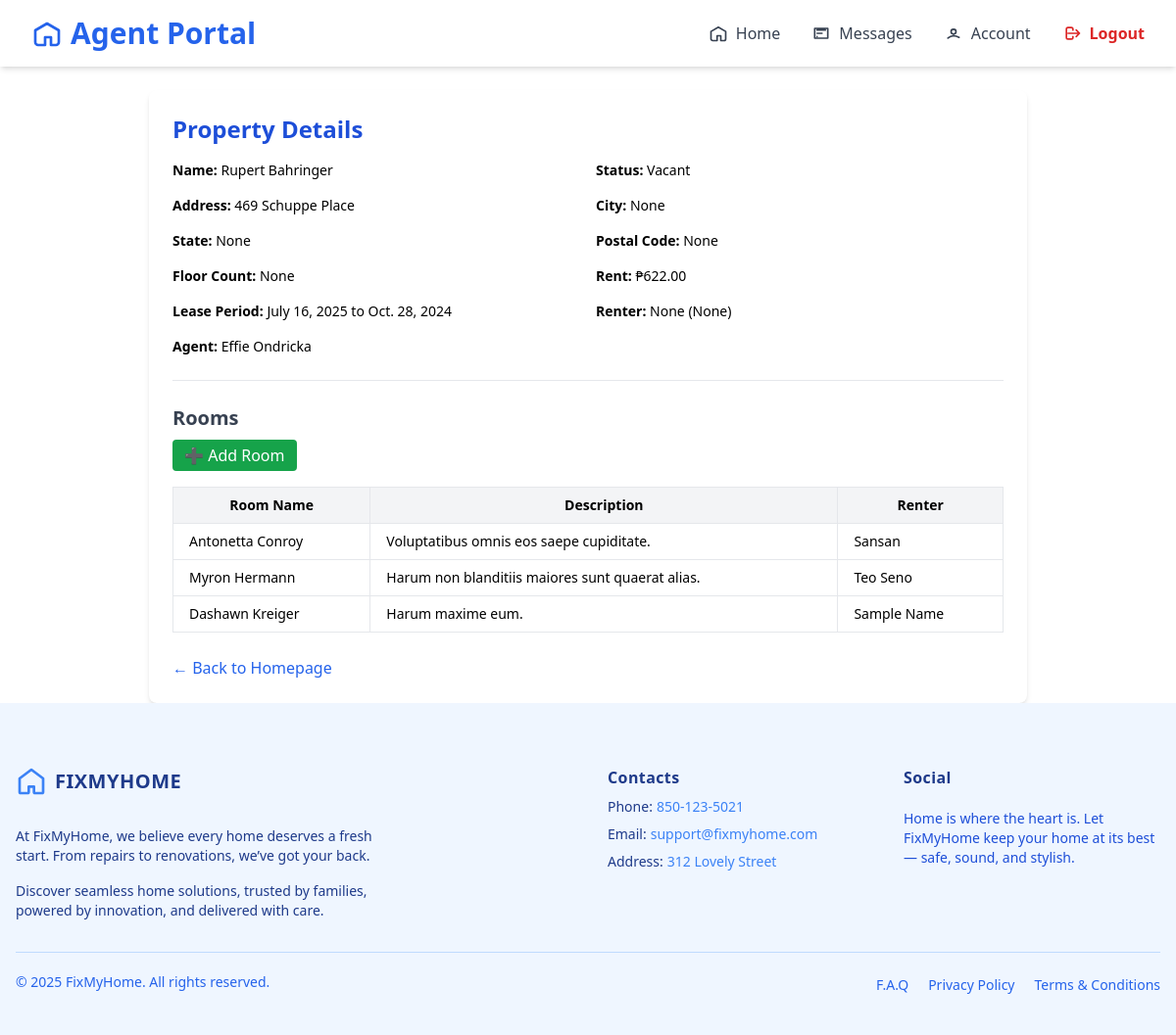
Page /agent/property/3/view/ (signed in) on the committed database.
### agent/models/propertyAgent.py (models this page shows, shortened)
class Property(models.Model):
    renter = models.ForeignKey(Renter, on_delete=models.SET_NULL, related_name='rent_property', null=True, blank=True)
    agent = models.ForeignKey(AgentRegister, on_delete=models.CASCADE, null=False, related_name='own_properties')
    name = models.CharField(max_length=100, blank=True, null=True)
    floor_count = models.PositiveIntegerField(blank=True, null=True)
    state = models.CharField(max_length=100, blank=True, null=True)
    city = models.CharField(max_length=100, blank=True, null=True)
    address = models.TextField(blank=True, null=True)
    renter_name = models.CharField(max_length=100, blank=True, null=True)
    renter_contact = models.CharField(max_length=20, blank=True, null=True)
    rent = models.DecimalField(max_digits=10, decimal_places=2, blank=True, null=True)
    postal_code = models.CharField(max_length=20, blank=True, null=True)
    created_at = models.DateTimeField(auto_now_add=True, blank=True, null=True)
    updated_at = models.DateTimeField(auto_now=True, blank=True, null=True)
    property_photo = models.ImageField(upload_to='property_photos/', blank=True, null=True)
    condition_report = models.ImageField(upload_to='condition_reports/', blank=True, null=True)
    lease_start = models.DateField()
    lease_end = models.DateField()
    STATUS_CHOICES = [
        ('occupied', 'Occupied'),
        ('vacant', 'Vacant'),
    ]
    status = models.CharField(max_length=10, choices=STATUS_CHOICES, default='vacant')

### agent/models/registerAgent.py (models this page shows, shortened)
class AgentRegister(models.Model):
    user = models.OneToOneField(User, on_delete=models.CASCADE, null=True, blank=True)
    SERVICE_CHOICES = [
        ('air_conditioning', 'Air Conditioning'),
        ('cleaning', 'Cleaning'),
        ('electrical', 'Electrical'),
        ('gardening', 'Gardening'),
        ('general_merchandise', 'General Merchandise'),
        ('glazing', 'Glazing'),
        ('pest_control', 'Pest Control'),
        ('plumbing-gas', 'Plumbing / Gas'),
        ('tree_cutting', 'Tree Cutting'),
        ('steel_works', 'Steel Works'),
    ]
    name = models.CharField(max_length=255)
    email = models.EmailField()
    phone = models.CharField(max_length=50)
    contact_person = models.CharField(max_length=50)
    agency_id = models.CharField(max_length=50)
    website = models.CharField(max_length=50)
    notes = models.CharField(max_length=255)
    password = models.CharField(max_length=255, null=True)
    company_name = models.CharField(max_length=255, blank=True, null=True)
    company_address = models.CharField(max_length=255, blank=True, null=True)
    company_email = models.EmailField(blank=True, null=True)
    company_landline = models.CharField(max_length=50, blank=True, null=True)
    contractor_license = models.CharField(max_length=100, blank=True)
    service = models.CharField(max_length=100, choices=SERVICE_CHOICES, blank=True, null=True)
    state = models.CharField(max_length=100, blank=True)
    municipality = models.CharField(max_length=100, blank=True)
    city = models.CharField(max_length=100, blank=True)
    address_line_1 = models.CharField(max_length=255, blank=True, null=True)
    address_line_2 = models.CharField(max_length=255, blank=True, null=True)
    postal_code = models.CharField(max_length=20, blank=True)

### agent/models/roomProperty.py (models this page shows, shortened)
class Rooms(models.Model):
    renter = models.ForeignKey(Renter, on_delete=models.SET_NULL, related_name='renter_rooms', null=True)
    property = models.ForeignKey(Property, on_delete=models.CASCADE, related_name='property_rooms')
    room_name = models.CharField(max_length=100)
    description = models.TextField(blank=True, null=True)

### renter/models.py (models this page shows)
class Renter(models.Model):
    user = models.OneToOneField(User, on_delete=models.CASCADE,null=True)
    name = models.CharField(max_length=255)
    email = models.EmailField(unique=True)
    phone = models.CharField(max_length=20)
    password = models.CharField(max_length=128)  # store hashed password (later)
    company_name = models.CharField(max_length=255, blank=True, null=True)
    contact_person = models.CharField(max_length=255, blank=True, null=True)
    contact_person_email = models.EmailField(blank=True, null=True)
    contact_phone = models.CharField(max_length=20, blank=True, null=True)
    state = models.CharField(max_length=100, blank=True, null=True)
    city = models.CharField(max_length=100, blank=True, null=True)
    zip_code = models.CharField(max_length=20, blank=True, null=True)
    company_address_line1 = models.CharField(max_length=255, blank=True, null=True)
    company_address_line2 = models.CharField(max_length=255, blank=True, null=True)
    company_postal_code = models.CharField(max_length=20, blank=True, null=True)
    upload_option = models.CharField(max_length=50, blank=True, null=True)  # 'manual' or 'report'
    property_image = models.ImageField(upload_to='property_images/', blank=True, null=True)
    floor_count = models.PositiveIntegerField(blank=True, null=True)
    room_count = models.PositiveIntegerField(blank=True, null=True)
    rooms = models.JSONField(blank=True, null=True)  # example: [{"type": "Bedroom"}, {"type": "Kitchen"}]
    address_line1 = models.CharField(max_length=255, blank=True, null=True)
    address_line2 = models.CharField(max_length=255, blank=True, null=True)
    house_state = models.CharField(max_length=100, blank=True, null=True)
    house_city = models.CharField(max_length=100, blank=True, null=True)
    house_zip = models.CharField(max_length=20, blank=True, null=True)
    def __str__(self):
        return self.name

### agent/views.py (the view, shortened to what this page needs)
# urls.py: path('property/<int:pk>/view/', views.PropertyDetailView.as_view(), name='property_view'),
@method_decorator(login_required, name='dispatch')
class PropertyDetailView(DetailView):
    model = Property
    template_name = 'components/home/property_detail.html'
    context_object_name = 'property'
    def get_context_data(self, **kwargs):
        context = super().get_context_data(**kwargs)
        context['room_form'] = AgentCreateRoomForm()
        return context

### agent/templates/components/home/property_detail.html (shortened to what this page needs)
{% extends "baseAgent.html" %}
{% load widget_tweaks %}
{% block content %}
{% include 'components/home/navigatorBaseAgent.html' %}
<div x-data="{ open: false }" class="max-w-4xl mx-auto p-6 mt-6 bg-white shadow-md rounded-lg">
  <h2 class="text-2xl font-bold mb-4 text-blue-700">Property Details</h2>
  <div class="grid grid-cols-2 gap-4 text-sm">
    <div><strong>Name:</strong> {{ property.name }}</div>
    <div><strong>Status:</strong> {{ property.get_status_display }}</div>
    <div><strong>Address:</strong> {{ property.address }}</div>
    <div><strong>City:</strong> {{ property.city }}</div>
    <div><strong>State:</strong> {{ property.state }}</div>
    <div><strong>Postal Code:</strong> {{ property.postal_code }}</div>
    <div><strong>Floor Count:</strong> {{ property.floor_count }}</div>
    <div><strong>Rent:</strong> ₱{{ property.rent }}</div>
    <div><strong>Lease Period:</strong> {{ property.lease_start }} to {{ property.lease_end }}</div>
    <div><strong>Renter:</strong> {{ property.renter_name }} ({{ property.renter_contact }})</div>
    <div><strong>Agent:</strong> {{ property.agent.user.username }}</div>
  </div>
  <hr class="my-6">
  <h3 class="text-xl font-semibold text-gray-700 mb-2">Rooms</h3>
  <button @click="open = true" class="mb-4 bg-green-600 text-white px-3 py-1 rounded hover:bg-green-700">
    ➕ Add Room
  </button>
  {% if property.property_rooms.all %}
    <table class="w-full text-sm border border-gray-300 rounded-md">
      <thead class="bg-gray-100">
        <tr>
          <th class="px-4 py-2 border">Room Name</th>
          <th class="px-4 py-2 border">Description</th>
          <th class="px-4 py-2 border">Renter</th>
        </tr>
      </thead>
      <tbody>
        {% for room in property.property_rooms.all %}
        <tr>
          <td class="px-4 py-2 border">{{ room.room_name }}</td>
          <td class="px-4 py-2 border">{{ room.description }}</td>
          <td class="px-4 py-2 border">
            {% if room.renter %}
              {{ room.renter.name }}
            {% else %}
              <span class="text-gray-400">Vacant</span>
            {% endif %}
          </td>
        </tr>
        {% endfor %}
      </tbody>
    </table>
  {% else %}
    <p class="text-gray-500">No rooms found for this property.</p>
  {% endif %}
  <div class="mt-6">
    <a href="javascript:history.back()" class="text-blue-600 hover:underline">← Back to Homepage</a>
  </div>
</div>
{% include 'components/footerAgent.html' %}
{% endblock %}

### rows in the picture
Property: name "Rupert Bahringer", status "Vacant", address "469 Schuppe Place", city "None", state "None", postal_code "None", floor_count "None", rent "622.00", lease_start "July 16, 2025", lease_end "Oct. 28, 2024", renter_name "None", renter_contact "None", agent.user.username "Effie Ondricka"
Rooms: room_name "Antonetta Conroy", description "Voluptatibus omnis eos saepe cupiditate.", renter.name "Sansan"
Rooms: room_name "Myron Hermann", description "Harum non blanditiis maiores sunt quaerat alias.", renter.name "Teo Seno"
Rooms: room_name "Dashawn Kreiger", description "Harum maxime eum.", renter.name "Sample Name"
